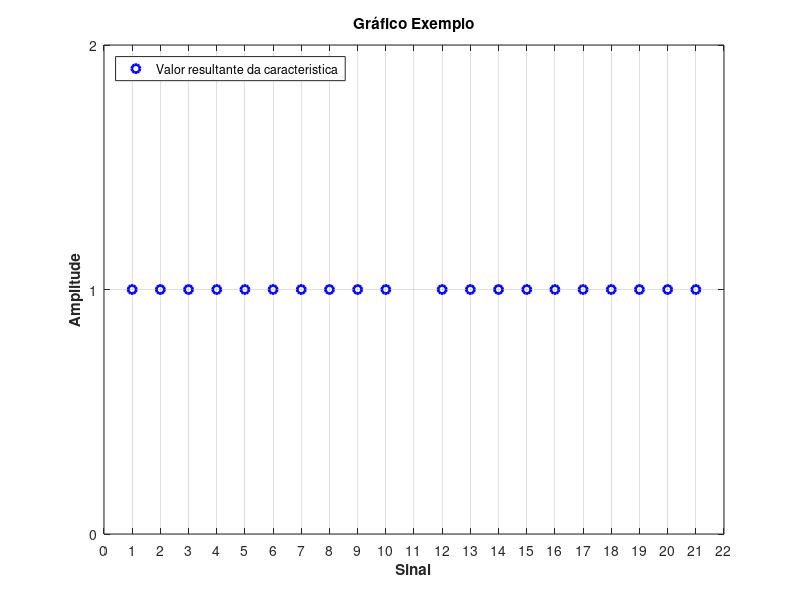

Recreate this plot in MATLAB.
clear; close all; clc;

s1 = 1:1:21;

for i = 1:1:length(s1)
    s1(i)=1;
end

s1(11) = NaN;



t =  1:1:21;

figure
plot(t,s1,'b o','LineWidth',2);
title('Gráfico Exemplo')
xlabel('\bfSinal')
ylabel('\bfAmplitude')
legend('Valor resultante da caracteristica','location','northwest'); % Para ver a posição da legenda
axis([0 22 0 2])
xticks(0:1:22)
yticks(0:1:2)
grid on;